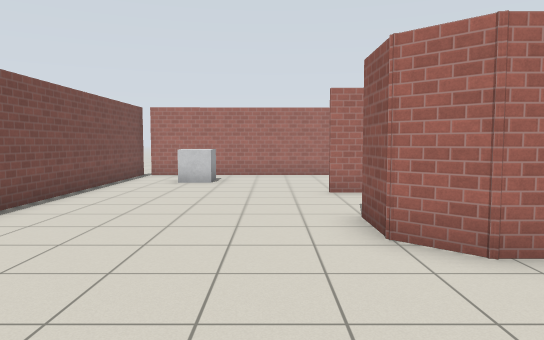
View 1 (above)

13 first-person views from a walk through a robot-simulator world made for Gazebo. The camera is 1.2 m above the floor, tilts 4° down and sees 70° across. The floor is counted in squares, 1 m on a side. Each view is taken from the middle of a square. On the plan, view 1 faces up. The plan holds only what a view shows up to about 15 squares ahead; the rest is blank. Simple patterns stand in for the simulator's built-in surfaces.

View 2
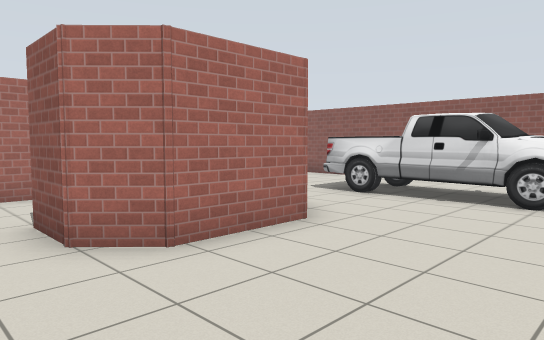

View 3
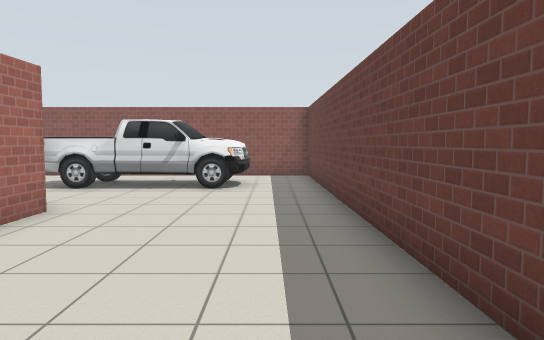

View 4
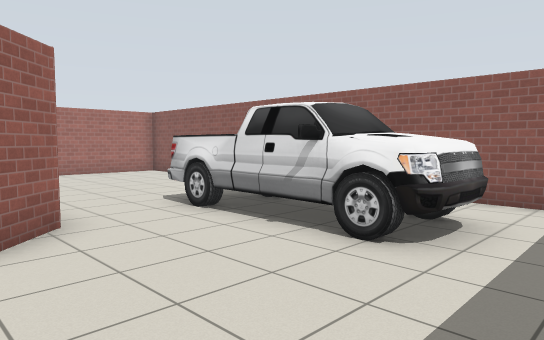

View 5
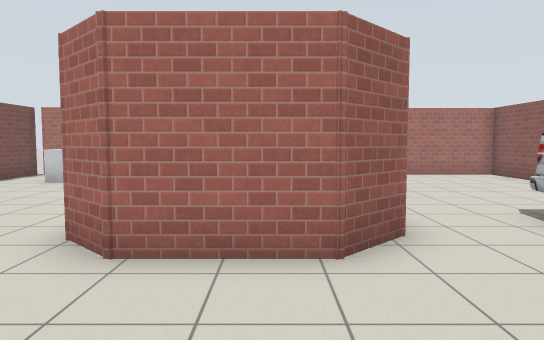

View 6
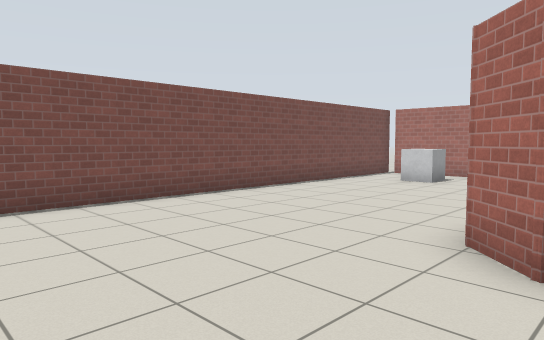

View 7
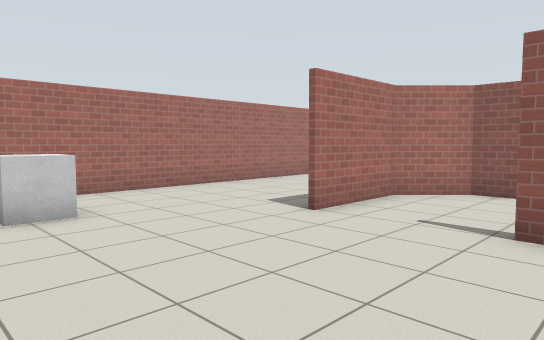

View 8
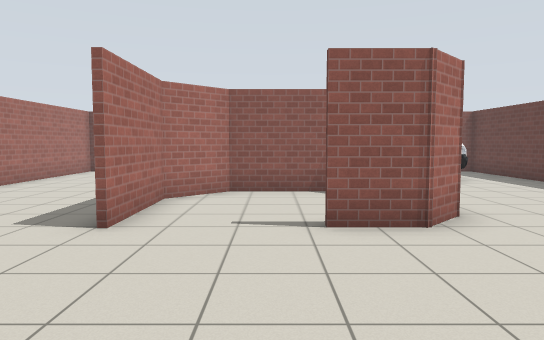

View 9
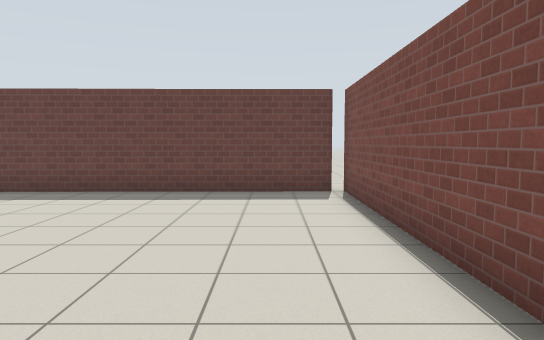

View 10
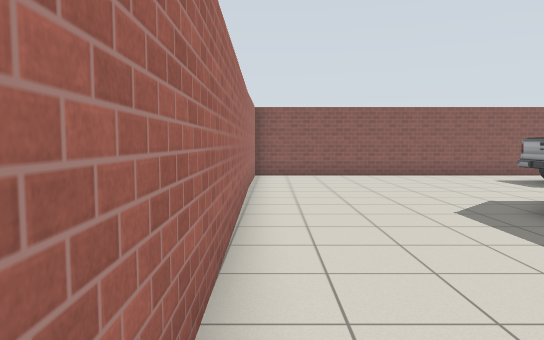

View 11
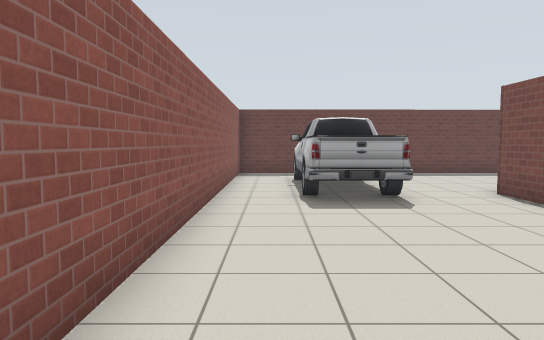

View 12
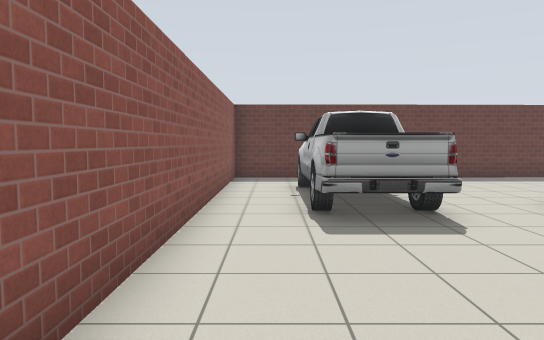

View 13
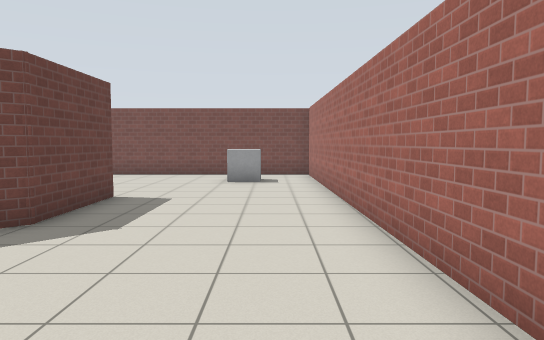

### Floor plan
Points are (right, up) in squares from view 1. A wall is a line through its corners. A room is listed if a view was taken in it or the views show most of it. See-through windows are left out.
Room 1 (views 1, 2, 3, 4, 5, 6, 7, 8, 9, 10, 11, 12, 13)
walls: (2.6, 9.3) (1.4, 9.3); (1.4, 9.5) (4.4, 9.5) (4.5, 9.3); (5.7, 6.5) (5.7, 4.9) (4.7, 4) (2.3, 4) (1.4, 4.8) (1.4, 6.3); (-4.8, 14.6) (-4.8, -1.8); (-4.5, -1.6) (12.3, -1.3) (12.3, 14.7) (-4.5, 14.4)
ways out: opening at (2, 7.5) to room 2
objects: other object (-3, 12) to (-2, 12); pickup truck (8, 1) to (10, 6)
Room 2 (no view inside)
walls: (5.6, 5.6) (5.6, 8) (4.3, 9.3); (4.5, 9.3) (2.6, 9.3)
ways out: opening at (2, 7.5) to room 1

Where each view was taken, in squares from view 1:
view 1: 0 up, 0 right, facing up
view 2: 0 up, 0 right, facing up-right
view 3: 0 up, 2 left, facing right
view 4: 1 down, 4 right, facing up-right
view 5: 0 up, 4 right, facing up
view 6: 0 up, 3 right, facing up-left
view 7: 5 up, 4 left, facing up-right
view 8: 7 up, 4 left, facing right
view 9: 8 up, 3 left, facing down
view 10: 14 up, 2 left, facing right
view 11: 14 up, 11 right, facing down
view 12: 12 up, 11 right, facing down
view 13: 13 up, 10 right, facing left
